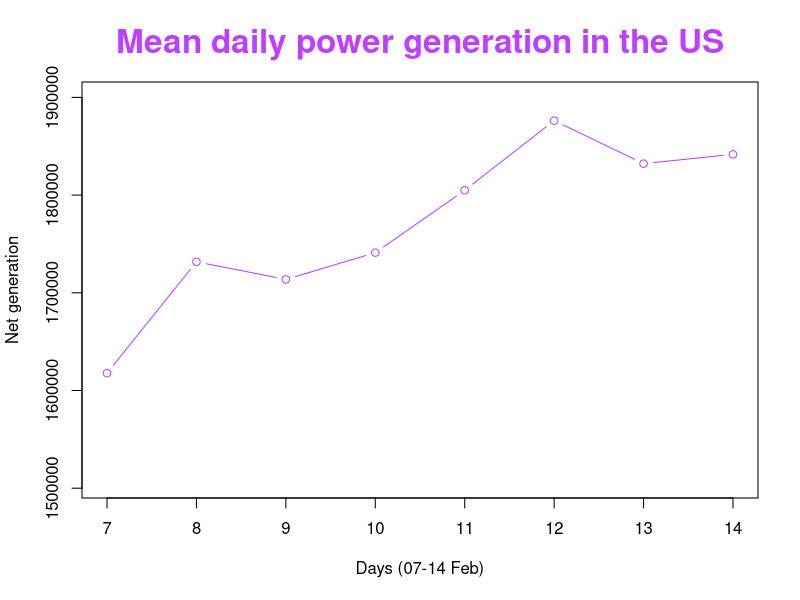
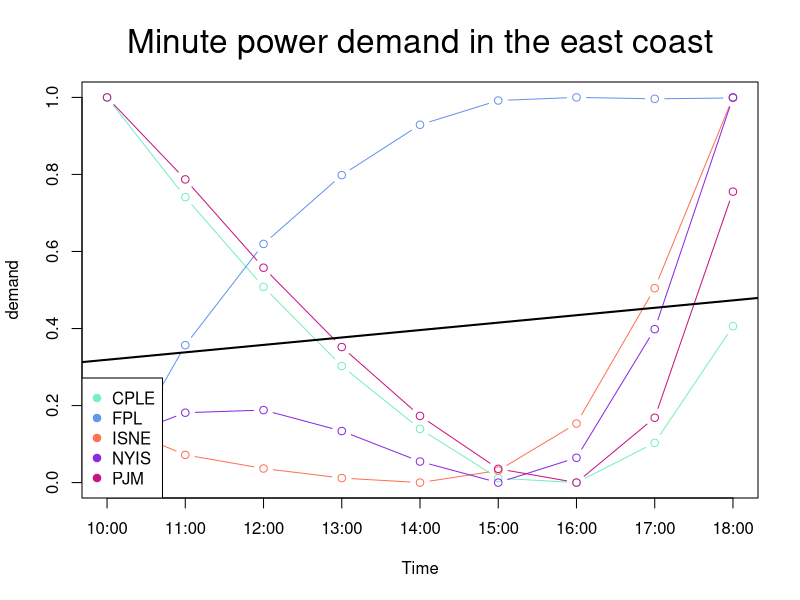
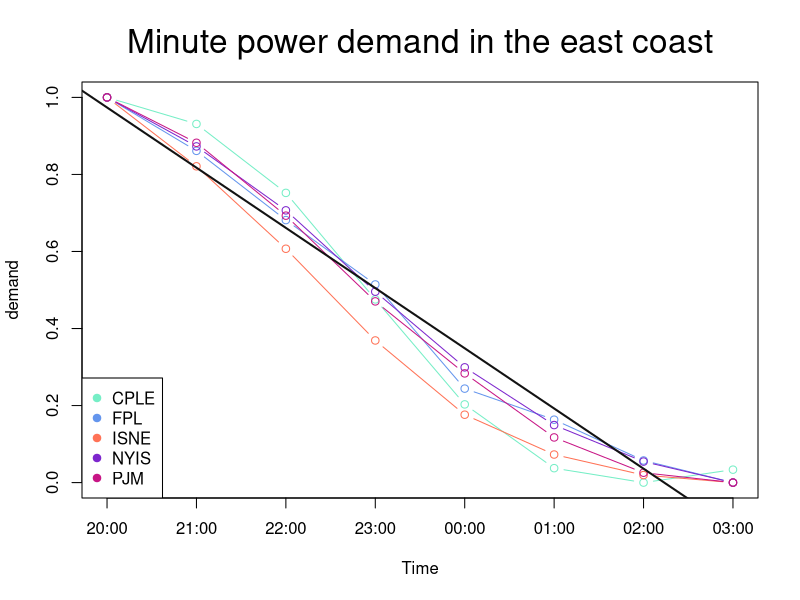

Write R code to recreate these figures, in order.
## ---- chunk 1
#import libraries
install.packages("dplyr")
install.packages("tidyr")
install.packages("matrixcalc")
install.packages("zoo")
library(dplyr)
library(tidyr)
library(matrixcalc)
library(zoo)

## ---- chunk 2
#Reading Data
A <- read.delim("table.tsv")
A$DateTime <- as.POSIXct( A$megawatthours, tz = "EST", "%H:%M EST %m/%d/%Y" )

## ---- chunk 3
A<-distinct(A)
## ---- chunk 4
# The dimensions of the cube are the Power stations and the dimension of date time.
data_cube<- with(A,cbind(BPAT=Net.generation,CISO	=Net.generation.1, CPLE=Net.generation.2,ERCO= Net.generation.3, FPL=Net.generation.4,ISNE= Net.generation.5,MISO= Net.generation.6,
                         NYIS =Net.generation.7 , PACW=Net.generation.8 , PJM=Net.generation.9 ,United_States_Lower = Net.generation.10,Date=as.integer(format(as.Date(A[,'DateTime']), "%Y%m%d"))))

## ---- chunk 5
n<-dim(data_cube)[1]#The number of rows in the data frame is
datacube_timezon<-cbind(data_cube[4:n,c(1,2)],data_cube[1:(n-3),3],data_cube[2:(n-2),4],data_cube[1:(n-3),c(5,6)],data_cube[2:(n-2),7],data_cube[1:(n-3),8],data_cube[4:n,9],data_cube[1:(n-3),c(10,11,12)] )
## ---- chunk 6
index<-which(data_cube[,'Date']>"20210206" & data_cube[,'Date']<"20210215" )
Silce_cube<-datacube_timezon[index,]
## ---- chunk 7
temp<-data_cube[index,]
rownames(temp) <- c(temp[,"Date"])
temp<-temp[,colnames(temp)!="Date"]
roll_up <-  rowsum(temp,row.names(temp))
data_mean<-rowMeans(roll_up[,1:11]) #Daily average performance
## ---- chunk 8
data_frame<-tibble(data_mean)
days<- as.integer(substr(names(roll_up[,1]), nchar(names(roll_up[,1])) - 2 + 1, nchar(names(roll_up[,1]))) )

pdf(file = "Week3_Mean_daily_power.pdf",   
    width = 8, # The width of the plot in inches
    height = 5) # The height of the plot in inches


# create an empty plot
plot(1, type="n", xlab="", ylab="", xlim = c(days[1],days[8]), ylim=c(1505748 ,1900000 ))
# rearrange in a new, temporary dataframe
DF <- data.frame ( Time = days, Demand = data_frame)
# plot
lines( DF, col = 'darkorchid1', type = 'b' )
title(main = "Mean daily power generation in the US",
      xlab = "Days (07-14 Feb)", ylab = "Net generation",
      cex.main = 2,   font.main = 2, col.main = "darkorchid1")
dev.off()
## ---- chunk 9
# The dimensions of the cube are the Demand Power of the stations and the dimension of date time.
data_cube_2_1<- with(A,cbind( CPLE=Demand.2, FPL=Demand.4,ISNE= Demand.5,
                         NYIS =Demand.7 , PJM=Demand.9 ,Time=as.integer(format(A[,'DateTime'], format = "%H"))))

# Complete missing values according to Last Observation in data cube
data_cube_2_1<-na.locf(data_cube_2_1,fromLast=TRUE)
## ---- chunk 10
#Silce cube
index_2_1<-which(data_cube_2_1[,'Time']>9 & data_cube_2_1[,'Time']<19 )
Silce_cube_2_1<-data_cube_2_1[index_2_1,]
## ---- chunk 11
temp_2_1<-data_cube_2_1[index_2_1,]
rownames(temp_2_1) <- c(temp_2_1[,"Time"])
temp_2_1<-temp_2_1[,colnames(temp_2_1)!="Time"]
roll_up_2_1 <-  rowsum(temp_2_1,row.names(temp_2_1))
## ---- chunk 12
# linear fit
LM <- list(  CPLE = NA,  FPL = NA,  ISNE = NA,  NYIS = NA, PJM = NA)
# Creating a dataframe for performing linear regression
df_2_1<-data.frame (roll_up_2_1)
# Data normalization function min-max method.
min_max_norm <- function(x) {
    (x - min(x)) / (max(x) - min(x))
}
#Data normalization
Demand_norm_2_1 <- as.data.frame(lapply(df_2_1, min_max_norm))


#Linear regression formula (U^T*U)^-1*U^T*y
#Create a U matrix for linear regression 
mat2_1_data <- c(rep(c(1),9),c(10:18))
mat2_1 <- matrix(mat2_1_data,nrow=2,ncol=9,byrow=TRUE)

#Create a power function
"%^%" <- function(mat, power) 
  with(eigen(mat), vectors %*% (values^power * t(vectors))) 

pdf(file = "Week3_Minute_power_demand_1.pdf",   
    width = 8, # The width of the plot in inches
    height = 5) # The height of the plot in inches
# create an empty plot
plot(1, type="n", xlab="", ylab="",xaxt="n",xlim = c(10,18), ylim=c(0 ,1))
axis(1, at=c(10:18),labels=c("10:00","11:00","12:00","13:00","14:00","15:00","16:00","17:00","18:00"))
demands <- seq(5) 
#initialization a&b
a<-0
b<-0
colors<-c("aquamarine2","cornflowerblue","coral1","blueviolet","mediumvioletred") #Vector of colors
#A loop that draws a line for each station
for ( i in demands ) {
   # rearrange in a new, temporary dataframe
   DF <- data.frame ( Time =c(10:18), Demand = Demand_norm_2_1[,i] )
   # plot
   lines( DF, col = colors[i], type = 'b' )
   # linear fit
   #Note: 'U' have been in Transformation form
   X_T_X<-((mat2_1)%*% t(mat2_1)) #U^T*U
   Vector_df1<-c(t(DF[2])) #transfer Y df to Vector
   X_T_y<-((mat2_1))%*% (Vector_df1) #U^T*y
   LM[[ i ]] <-(X_T_X%^% (-1))%*% X_T_y #(U^T*U)^-1*U^T*y
   a <- a+(LM[[ i ]])[1]
   b <- b+(LM[[ i ]])[2]
}

abline(a/5, b/5, col = "black", lw =2) #calculated the average regression lines of five stations on the east coast.
title(main = "Minute power demand in the east coast",
      xlab = "Time", ylab = "demand",
      cex.main = 2,   font.main = 1, col.main = "black")
legend( 'bottomleft', col = colors, pch = 19,legend = names(Demand_norm_2_1) )

dev.off()
## ---- chunk 13
index_2_2<-which(data_cube_2_1[,'Time']>19 | data_cube_2_1[,'Time']<4 )
Silce_cube_2_2<-data_cube_2_1[index_2_2,]
## ---- chunk 14
temp_2_2<-data_cube_2_1[index_2_2,]
rownames(temp_2_2) <- c(temp_2_2[,"Time"])
temp_2_2<-temp_2_2[,colnames(temp_2_2)!="Time"]
roll_up_2_2 <-  rowsum(temp_2_2,row.names(temp_2_2))
## ---- chunk 15
# linear fit
LM <- list(  CPLE = NA,  FPL = NA,  ISNE = NA,  NYIS = NA, PJM = NA)
df_2_2<-data.frame (roll_up_2_2)
#Data normalization
Demand_norm_2_2 <- as.data.frame(lapply(df_2_2, min_max_norm))



#Linear regression formula (U^T*U)^-1*U^T*y
#Create a U matrix for linear regression 
mat2_2_data <- c(rep(c(1),8),c(1:8))
mat2_2 <- matrix(mat2_2_data,nrow=2,ncol=8,byrow=TRUE)

#Enter the data in the order of the hours from 20:00-03:00
order_data<-Demand_norm_2_2[c(4,5,6,7,1,2,3,8),]


pdf(file = "Week3_Minute_power_demand_2.pdf",   
    width = 8, # The width of the plot in inches
    height = 5) # The height of the plot in inches

# create an empty plot
plot(1, type="n", xlab="", ylab="",xaxt="n", xlim = c(1,8), ylim=c(0 ,1))
axis(1, at=c(1:8),labels=c("20:00","21:00","22:00","23:00","00:00","01:00","02:00","03:00"))
demands <-seq(5)
#initialization a&b
a<-0
b<-0
colors<-c("aquamarine2","cornflowerblue","coral1","purple3","mediumvioletred") #Vector of colors
#A loop that draws a line for each station
for ( i in demands ) {
   # rearrange in a new, temporary dataframe
   DF <- data.frame ( Time =c(1,8), Demand = order_data[,i] )
   # plot
   lines( DF[2], col = colors[i], type = 'b' )
   # linear fit
   #Note: 'U' have been in Transformation form
   X_T_X<-((mat2_2)%*% t(mat2_2)) #U^T*U
   Vector_df2<-c(t(DF[2])) #transfer Y df to Vector
   X_T_y<-((mat2_2))%*% (Vector_df2) #U^T*y
   LM[[ i ]] <-(X_T_X%^% (-1))%*% X_T_y #(U^T*U)^-1*U^T*y
   a <- a+(LM[[ i ]])[1]
   b <- b+(LM[[ i ]])[2]
}
abline(a/5, b/5, col = 'gray7', lw =2) #calculated the average regression lines of five stations on the east coast.
title(main = "Minute power demand in the east coast",
      xlab = "Time", ylab = "demand",
      cex.main = 2,   font.main = 1, col.main = "black")
legend( 'bottomleft', col = colors, pch = 19,legend = names(order_data) )

dev.off()
